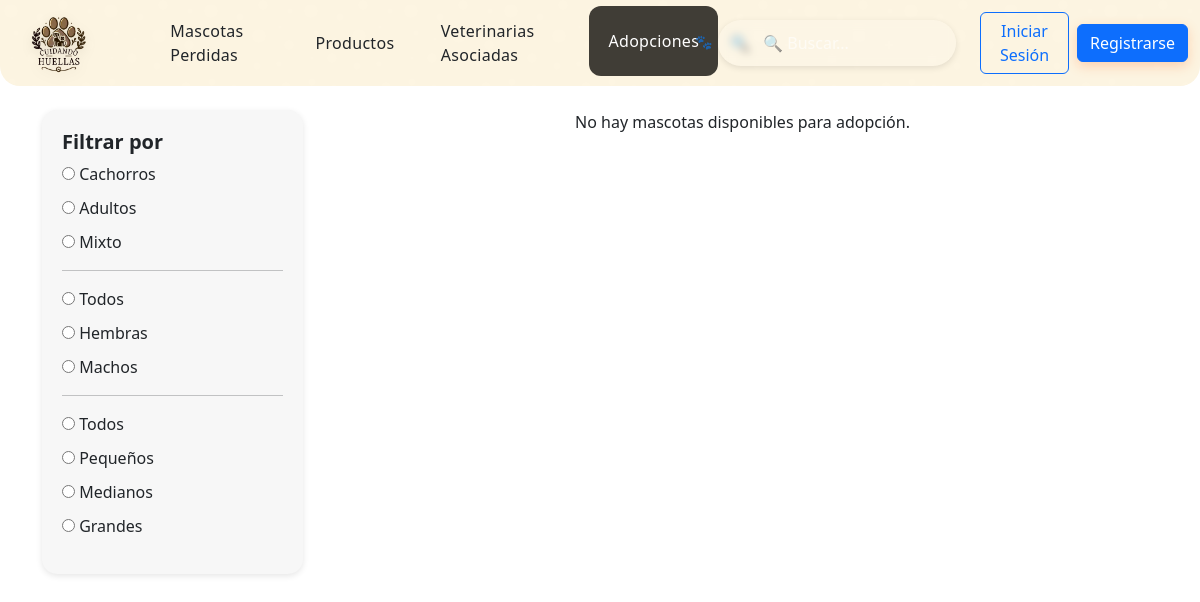
/adopciones/, run on an earlier commit of the app's database.
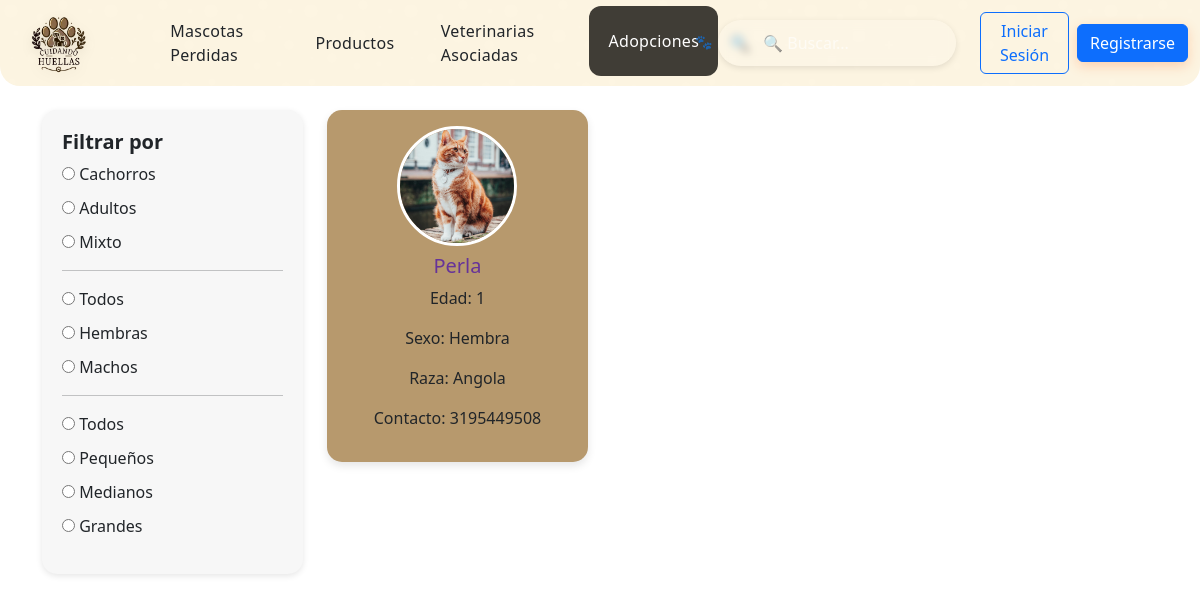
And on a later commit of the database.
### cuidandoHuellas/models.py (models this page shows, shortened)
class PublicacionMascota(models.Model):
    TIPO_PUBLICACION = (
        ('perdida', 'Mascota Perdida'),
        ('adopcion', 'Mascota en Adopción'),
    )
    usuario = models.ForeignKey(Usuario, on_delete=models.CASCADE, related_name='publicaciones')
    descripcion = models.TextField()
    fecha_publicacion = models.DateTimeField(auto_now_add=True)
    tipo_publicacion = models.CharField(max_length=10, choices=TIPO_PUBLICACION, default='perdida')
    nombre_mascota = models.CharField(max_length=100, null=True, blank=True)
    edad = models.CharField(max_length=50, null=True, blank=True)
    raza = models.CharField(max_length=100, null=True, blank=True)
    sexo = models.CharField(max_length=10, null=True, blank=True)
    contacto = models.CharField(max_length=100, null=True, blank=True)

class FotoMascota(models.Model):
    publicacion = models.ForeignKey(PublicacionMascota, on_delete=models.CASCADE, related_name='fotos')
    imagen = models.ImageField(upload_to='fotos_mascotas/')

### cuidandoHuellas/views.py (the view)
# urls.py: path('adopciones/',views.adopciones,name="adopciones"),
def adopciones(request):
    publicaciones = PublicacionMascota.objects.filter(tipo_publicacion='adopcion').order_by('-fecha_publicacion')
    return render(request, "usuarios/adopciones.html", {
        "publicaciones": publicaciones
    })

### cuidandoHuellas/templates/usuarios/adopciones.html (shortened to what this page needs)
{% extends 'administrador/base_sesion.html' %}
{% load static %}
{% block estilos_unicos %}
    <link rel="stylesheet" href="{% static 'css/usuarios/adopciones.css' %}">
    <link href="{% static 'css/bootstrap.min.css' %}" rel="stylesheet">
{% endblock %}
{% block contenido %}
<div class="container my-4">
    <div class="row">
        <div class="col-md-3">
            <div class="side-menu">
                <h5>Filtrar por</h5>
                <ul class="list-unstyled">
                    <li><input type="radio" name="edad"> Cachorros</li>
                    <li><input type="radio" name="edad"> Adultos</li>
                    <li><input type="radio" name="edad"> Mixto</li>
                    <hr>
                    <li><input type="radio" name="sexo"> Todos</li>
                    <li><input type="radio" name="sexo"> Hembras</li>
                    <li><input type="radio" name="sexo"> Machos</li>
                    <hr>
                    <li><input type="radio" name="tamano"> Todos</li>
                    <li><input type="radio" name="tamano"> Pequeños</li>
                    <li><input type="radio" name="tamano"> Medianos</li>
                    <li><input type="radio" name="tamano"> Grandes</li>
                </ul>
            </div>
        </div>
        <div class="col-md-9">
            <div class="row">
                {% for publicacion in publicaciones %}
                    {% if publicacion.tipo_publicacion == 'adopcion' %}
                        <div class="col-md-4 mb-4">
                            <div class="dog-card text-center p-3">
                                {% if publicacion.fotos.first %}
                                    <img src="{{ publicacion.fotos.first.imagen.url }}" alt="{{ publicacion.nombre_mascota }}" class="dog-image mb-2">
                                {% else %}
                                    <div class="dog-image placeholder bg-secondary mb-2 d-flex align-items-center justify-content-center text-white">
                                        <i class="fas fa-paw fa-2x"></i>
                                    </div>
                                {% endif %}
                                <h5 class="text-purple">{{ publicacion.nombre_mascota }}</h5>
                                <p>Edad: {{ publicacion.edad }}</p>
                                <p>Sexo: {{ publicacion.sexo }}</p>
                                <p>Raza: {{ publicacion.raza }}</p>
                                <p>Contacto: {{ publicacion.contacto }}</p>
                            </div>
                        </div>
                    {% endif %}
                {% empty %}
                    <p class="text-center">No hay mascotas disponibles para adopción.</p>
                {% endfor %}
            </div>
        </div>
    </div>
</div>
{% endblock %}

### cuidandoHuellas/templates/administrador/base_sesion.html (shortened to what this page needs)
{% load static %}
<!DOCTYPE html>
<html lang="es">
<head>
    <link rel="stylesheet" href="{% static 'css/administrador/base_sesion.css' %}">
    <link rel="stylesheet" href="https://cdnjs.cloudflare.com/ajax/libs/font-awesome/6.0.0/css/all.min.css">
    <link href="https://cdn.jsdelivr.net/npm/bootstrap@5.3.0/dist/css/bootstrap.min.css" rel="stylesheet">
    {% block estilos_unicos %} {% endblock %}
</head>
<body>
<nav class="navbar navbar-expand-lg">
    <div class="container-fluid">
        <a class="navbar-brand" href="{% url 'pagina_principal' %}">
            <img src="{% static 'img/logo_ch.png' %}" alt="Logo">
        </a>
        <div class="collapse navbar-collapse" id="navbarContent">
            <ul class="navbar-nav me-auto mb-2 mb-lg-0">
                <li class="nav-item">
                    <a class="nav-link {% if request.resolver_match.url_name == 'mascotas_perdidas' %}active{% endif %}" href="{% url 'mascotas_perdidas' %}">Mascotas Perdidas</a>
                </li>
                <li class="nav-item">
                    <a class="nav-link {% if request.resolver_match.url_name == 'productos_usuarios' %}active{% endif %}" href="{% url 'productos_usuarios' %}">Productos</a>
                </li>
                <li class="nav-item">
                    <a class="nav-link {% if request.resolver_match.url_name == 'veterinarias_asociadas' %}active{% endif %}" href="{% url 'veterinarias_asociadas' %}">Veterinarias Asociadas</a>
                </li>
                <li class="nav-item">
                    <a class="nav-link {% if request.resolver_match.url_name == 'adopciones' %}active{% endif %}" href="{% url 'adopciones' %}">Adopciones</a>
                </li>
            </ul>
            <div class="search-container d-none d-lg-block">
                <input type="text" class="search-input" placeholder="🔍 Buscar...">
            </div>
            {% if request.session.pista %}
            <div class="d-flex align-items-center">
                <div class="dropdown me-3">
                    <button class="btn dropdown-toggle" type="button" data-bs-toggle="dropdown" aria-expanded="false">
                        <img src="{% static 'img/frame_user.png' %}" alt="" class="user-icon">
                    </button>
                    <ul class="dropdown-menu dropdown-menu-end">
                        <li>
                            <a class="dropdown-item" href="#">
                                <i class="fas fa-user"></i>
                                {{ request.session.pista.nombre_completo }}
                            </a>
                        </li>
                        <li>
                            <a class="dropdown-item" href="#">
                                <i class="fas fa-edit"></i>
                                Editar Perfil
                            </a>
                        </li>
                        <li>
                            <a class="dropdown-item" href="#">
                                <i class="fas fa-history"></i>
                                Mis publicaciones
                            </a>
                        </li>
                        <li>
                            <a class="dropdown-item" href="#">
                                <i class="fas fa-cog"></i>
                                Configuración
                            </a>
                        </li>
                        <li><hr class="dropdown-divider"></li>
                        <li>
                            <a class="dropdown-item" href="{% url 'cerrar_sesion' %}">
                                <i class="fas fa-sign-out-alt"></i>
                                Cerrar Sesión
                            </a>
                        </li>
                    </ul>
                </div>
            </div>
            {% else %}
            <div class="d-flex align-items-center">
                <a href="#" class="btn btn-outline-primary me-2">Iniciar Sesión</a>
                <a href="#" class="btn btn-primary">Registrarse</a>
            </div>
            {% endif %}
        </div>
    </div>
</nav>
{% block contenido %} {% endblock %}
</body>
</html>

### cuidandoHuellas/static/css/administrador/base_sesion.css (style rules this page uses)
.nav-link.active { color: white !important; transform: translateY(-2px); background-color: #403D36; }
.nav-link.active::before { content: ""; position: absolute; top: 50%; left: 0; width: 100%; height: 100%; background-color: var(--accent-color); z-index: -1; transform: translateY(-50%); border-radius: 8px; opacity: 1; }
.nav-link.active::after { content: "🐾"; font-size: 14px; position: absolute; right: 6px; top: 50%; transform: translateY(-50%); opacity: 0.8; }
.navbar { background-color: #fcf4e1 !important; background: linear-gradient(135deg, var(--gradient-start), var(--gradient-end)); padding: 0.8rem 1.5rem; box-shadow: 0 4px 20px var(--shadow-color), 0 0 0 1px rgba(255, 255, 255, 0.1) inset; border-radius: 0 0 20px 20px; position: relative; z-index: 100; }
.navbar::before { content: ""; position: absolute; top: 0; left: 0; right: 0; bottom: 0; border-radius: 0 0 20px 20px; opacity: 0.3; z-index: -1; }
.navbar-brand { position: relative; padding: 0.5rem 0.8rem; margin-right: 2rem; transition: transform var(--transition-speed); }
.navbar-brand img { height: 60px; filter: drop-shadow(0 4px 6px rgba(0, 0, 0, 0.1)); transition: all var(--transition-speed); }
.navbar-nav { display: flex; justify-content: space-between; gap: 0.5rem; flex-grow: 0.9; margin: 0 2rem; }
.nav-item { position: relative; display: flex; justify-content: center; }
.nav-link { color: var(--text-color) !important; font-size: 1rem !important; font-weight: 500 !important; padding: 0.7rem 1.2rem !important; border-radius: 12px !important; transition: all var(--transition-speed) !important; position: relative !important; z-index: 1 !important; overflow: hidden !important; display: flex !important; align-items: center !important; justify-content: center !important; letter-spacing: 0.3px !important; }
.nav-link::before { content: ""; position: absolute; top: 50%; left: 0; width: 100%; height: 0; background-color: var(--accent-color); z-index: -1; transform: translateY(-50%); transition: height var(--transition-speed); border-radius: 8px; opacity: 0; }
.nav-link::after { content: "🐾"; position: absolute; font-size: 0; right: 6px; top: 50%; transform: translateY(-50%); transition: all var(--transition-speed); opacity: 0; }
.search-container { position: relative; width: 280px; margin-right: 1.5rem; }
.search-input { width: 100%; padding: 0.7rem 1.2rem 0.7rem 2.8rem; border-radius: 30px; border: none; background-color: rgba(255, 255, 255, 0.15); color: var(--text-color); backdrop-filter: blur(4px); transition: all var(--transition-speed); box-shadow: 0 2px 6px rgba(0, 0, 0, 0.1); }
.search-input::placeholder { color: rgba(255, 255, 255, 0.6); }
.search-container::before { content: "🔍"; position: absolute; left: 12px; top: 50%; transform: translateY(-50%); font-size: 16px; pointer-events: none; }
.btn-outline-primary { color: var(--text-color); border: 2px solid rgba(255, 255, 255, 0.3); border-radius: 30px; padding: 0.5rem 1.2rem; font-weight: 500; transition: all var(--transition-speed); background: transparent; }
.btn-primary { background-color: var(--accent-color); border: none; border-radius: 30px; padding: 0.5rem 1.2rem; font-weight: 500; transition: all var(--transition-speed); box-shadow: 0 4px 12px rgba(255, 125, 60, 0.3); }
.navbar { animation: navbarAppear 0.6s ease-out forwards; }

### cuidandoHuellas/static/css/usuarios/adopciones.css (style rules this page uses)
.dog-card { background-color: #b7996d; border-radius: 15px; padding: 15px; box-shadow: 0 4px 8px rgba(0,0,0,0.1); height: 100%; }
.dog-image { width: 120px; height: 120px; object-fit: cover; border-radius: 50%; border: 3px solid white; display: block; margin: 0 auto; }
.text-purple { color: rebeccapurple; }
.side-menu { background-color: #f7f7f7; padding: 20px; border-radius: 15px; box-shadow: 0 2px 6px rgba(0,0,0,0.1); }
.side-menu h5 { font-weight: bold; }
.side-menu ul li { margin-bottom: 10px; }

What changed in the data, as far as the page shows it:
added PublicacionMascota: fotos.first.imagen (picture), nombre_mascota "Perla", edad "1", sexo "Hembra", raza "Angola", contacto "3195449508"
Also different on the page:
text no longer shown: "No hay mascotas disponibles para adopción."
